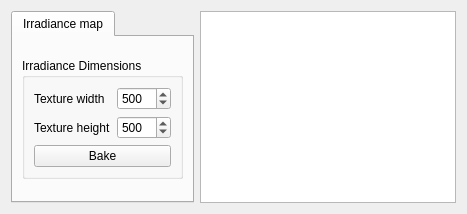
            <widget class="QWidget" name="tab_3">
             <attribute name="title">
              <string>Cube Mapping</string>
             </attribute>
             <layout class="QHBoxLayout" name="horizontalLayout_4">
              <item>
               <layout class="QHBoxLayout" name="horizontalLayout_3">
                <item>
                 <layout class="QVBoxLayout" name="verticalLayout_25">
                  <property name="sizeConstraint">
                   <enum>QLayout::SetMinimumSize</enum>
                  </property>
                  <item>
                   <widget class="QTabWidget" name="tabWidget_3">
                    <property name="sizePolicy">
                     <sizepolicy hsizetype="Maximum" vsizetype="Expanding">
                      <horstretch>0</horstretch>
                      <verstretch>0</verstretch>
                     </sizepolicy>
                    </property>
                    <property name="currentIndex">
                     <number>0</number>
                    </property>
                    <widget class="QWidget" name="tab_4">
                     <attribute name="title">
                      <string>Irradiance map</string>
                     </attribute>
                     <layout class="QHBoxLayout" name="horizontalLayout_5">
                      <item>
                       <layout class="QHBoxLayout" name="horizontalLayout">
                        <item>
                         <widget class="QGroupBox" name="groupBox">
                          <property name="sizePolicy">
                           <sizepolicy hsizetype="Maximum" vsizetype="Maximum">
                            <horstretch>0</horstretch>
                            <verstretch>0</verstretch>
                           </sizepolicy>
                          </property>
                          <property name="title">
                           <string>Irradiance Dimensions</string>
                          </property>
                          <layout class="QVBoxLayout" name="verticalLayout_15">
                           <item>
                            <layout class="QGridLayout" name="gridLayout_3">
                             <item row="1" column="0">
                              <widget class="QLabel" name="label_3">
                               <property name="text">
                                <string>Texture height</string>
                               </property>
                              </widget>
                             </item>
                             <item row="1" column="1">
                              <widget class="QSpinBox" name="uv_height">
                               <property name="minimum">
                                <number>50</number>
                               </property>
                               <property name="maximum">
                                <number>8096</number>
                               </property>
                               <property name="value">
                                <number>500</number>
                               </property>
                              </widget>
                             </item>
                             <item row="0" column="0">
                              <widget class="QLabel" name="label_4">
                               <property name="text">
                                <string>Texture width</string>
                               </property>
                              </widget>
                             </item>
                             <item row="0" column="1">
                              <widget class="QSpinBox" name="uv_width">
                               <property name="minimum">
                                <number>50</number>
                               </property>
                               <property name="maximum">
                                <number>8096</number>
                               </property>
                               <property name="value">
                                <number>500</number>
                               </property>
                              </widget>
                             </item>
                            </layout>
                           </item>
                           <item>
                            <widget class="QPushButton" name="bake_texture">
                             <property name="text">
                              <string>Bake</string>
                             </property>
                            </widget>
                           </item>
                          </layout>
                         </widget>
                        </item>
                       </layout>
                      </item>
                     </layout>
                    </widget>
                   </widget>
                  </item>
                 </layout>
                </item>
                <item>
                 <widget class="QGraphicsView" name="cubemap_render_view">
                  <property name="sizePolicy">
                   <sizepolicy hsizetype="Expanding" vsizetype="Expanding">
                    <horstretch>0</horstretch>
                    <verstretch>0</verstretch>
                   </sizepolicy>
                  </property>
                 </widget>
                </item>
               </layout>
              </item>
             </layout>
            </widget>
